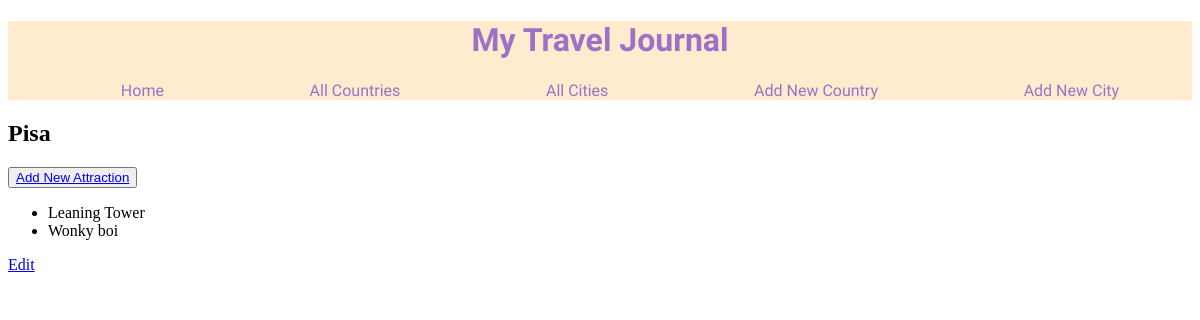
The page /cities/4 on the database its author committed.
### tables this page shows
CREATE TABLE cities (
    ID INTEGER PRIMARY KEY AUTOINCREMENT,
    name VARCHAR,
    visited BOOLEAN DEFAULT FALSE,
    country_id INTEGER NOT NULL,
        FOREIGN KEY (country_id)
            REFERENCES countries(id)
        
);

CREATE TABLE sights (
    ID INTEGER PRIMARY KEY AUTOINCREMENT,
    name VARCHAR,
    comment TEXT,
    city_id INTEGER NOT NULL,
    country_id INTEGER NOT NULL,
        FOREIGN KEY (city_id)
            REFERENCES cities (id) ON DELETE CASCADE,
        FOREIGN KEY (country_id)
            REFERENCES countries(id) ON DELETE CASCADE
    
    
);

### controllers/cities_controller.py (the view)
@cities_blueprint.route("/cities/<id>", methods = ["GET"])
def show_city(id):
    cities = city_repository.select_all()
    city = city_repository.select(id)
    sights = city_repository.sights(city)
    return render_template("cities/show.html", cities = cities, city = city, all_sights= sights)

### db/run_sql.py (called while the page is built)
def get_db():
    path = os.path.dirname(os.path.abspath(__file__))
    db = os.path.join(path, "travel_manager.db")
    conn = sqlite3.connect(db)
    conn.execute("PRAGMA foreign_keys = 1")
    conn.row_factory = sqlite3.Row
    return conn

def run_sql(sql, values=[]):
    db = get_db()
    cursor =db.cursor()
    cursor.execute(sql, values)
    results = cursor.fetchall()
    db.commit()
    db.close()
    return results

### repositories/city_repository.py (called while the page is built)
def select_all():
    cities = []
    sql = "SELECT * FROM cities"
    results = run_sql(sql)
    for row in results:
        visited = True if row['visited'] == 1 else False
        country = country_repository.select(row['country_id'])
        city = City(row['name'], country, visited, row['id'])
        cities.append(city)
    return cities

def select(id):
    city = None
    sql = "SELECT * FROM cities WHERE id = ?"
    values =[id]
    results = run_sql(sql, values)[0]
    if results is not None:
        visited = True if results['visited'] == 1 else False
        country = country_repository.select(results['country_id']).name
        city = City (results['name'], country, visited, results ['id'])
    return city

def sights(city):
    sights= []
    sql = "SELECT * FROM sights WHERE city_id = ?"
    values = [city.id]
    results = run_sql(sql, values)
    for row in results:
        country = country_repository.select(row['country_id'])
        sight = Sight(row['name'], row['comment'], city.name, country, row['id'])
        sights.append(sight)
    return sights

### repositories/country_repository.py (called while the page is built)
def select(id):
    country = None
    sql = "SELECT * FROM countries WHERE id = ?"
    values = [id]
    results = run_sql(sql, values)[0]
    if results is not None:
        visited = True if results['visited'] == 1 else False
        country = Country(results['name'], visited, results['id'])
    return country

### templates/cities/show.html
{% extends "base.html" %}
{% block content %}
<h2>{{city.name}}</h2>
<button><a href="/sights//new">Add New Attraction</a></button>
{% for sight in all_sights %}
<ul>
<li>{{sight.name}}</li>
<li>{{sight.comment}}</li>
</ul>
{% endfor %}
<p><a href="/cities/{{city.id}}/edit">Edit</a></p>
{% endblock %}

### rows shown on the page
cities: name "Pisa"
sights: name "Leaning Tower", comment "Wonky boi"
